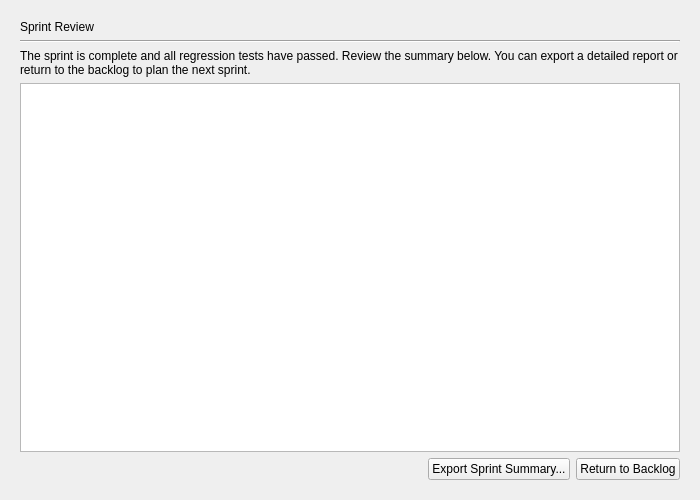
<?xml version="1.0" encoding="UTF-8"?>
<ui version="4.0">
 <class>SprintReviewPage</class>
 <widget class="QWidget" name="SprintReviewPage">
  <property name="geometry">
   <rect>
    <x>0</x>
    <y>0</y>
    <width>700</width>
    <height>500</height>
   </rect>
  </property>
  <property name="windowTitle">
   <string>Form</string>
  </property>
  <layout class="QVBoxLayout" name="verticalLayout">
   <property name="leftMargin">
    <number>20</number>
   </property>
   <property name="topMargin">
    <number>20</number>
   </property>
   <property name="rightMargin">
    <number>20</number>
   </property>
   <property name="bottomMargin">
    <number>20</number>
   </property>
   <item>
    <widget class="QLabel" name="headerLabel">
     <property name="text">
      <string>Sprint Review</string>
     </property>
    </widget>
   </item>
   <item>
    <widget class="Line" name="line">
     <property name="orientation">
      <enum>Qt::Horizontal</enum>
     </property>
    </widget>
   </item>
   <item>
    <widget class="QLabel" name="instructionLabel">
     <property name="text">
      <string>The sprint is complete and all regression tests have passed. Review the summary below. You can export a detailed report or return to the backlog to plan the next sprint.</string>
     </property>
     <property name="wordWrap">
      <bool>true</bool>
     </property>
    </widget>
   </item>
   <item>
    <widget class="QTextEdit" name="summaryTextEdit">
     <property name="readOnly">
      <bool>true</bool>
     </property>
    </widget>
   </item>
   <item>
    <layout class="QHBoxLayout" name="horizontalLayout">
     <item>
      <spacer name="horizontalSpacer">
       <property name="orientation">
        <enum>Qt::Horizontal</enum>
       </property>
       <property name="sizeHint" stdset="0">
        <size>
         <width>40</width>
         <height>20</height>
        </size>
       </property>
      </spacer>
     </item>
     <item>
      <widget class="QPushButton" name="exportSummaryButton">
       <property name="text">
        <string>Export Sprint Summary...</string>
       </property>
      </widget>
     </item>
     <item>
      <widget class="QPushButton" name="returnToBacklogButton">
       <property name="text">
        <string>Return to Backlog</string>
       </property>
      </widget>
     </item>
    </layout>
   </item>
  </layout>
 </widget>
 <resources/>
 <connections/>
</ui>
